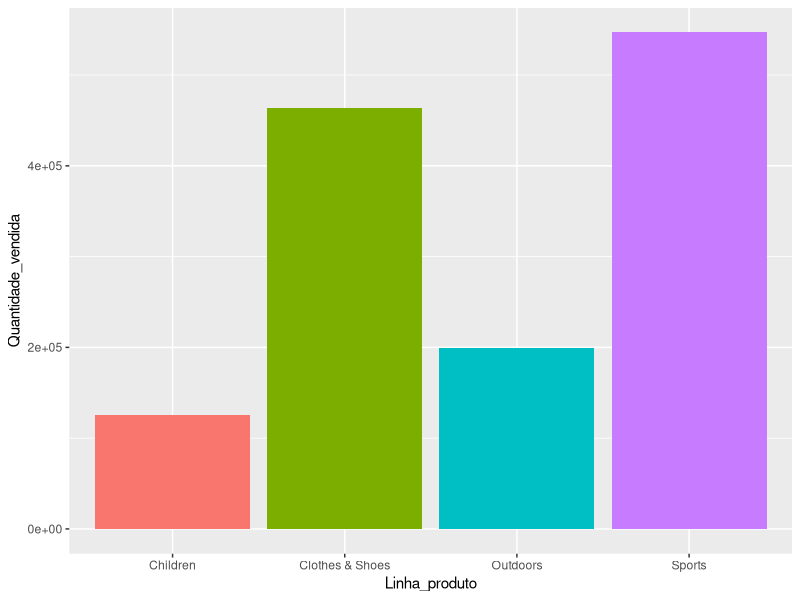
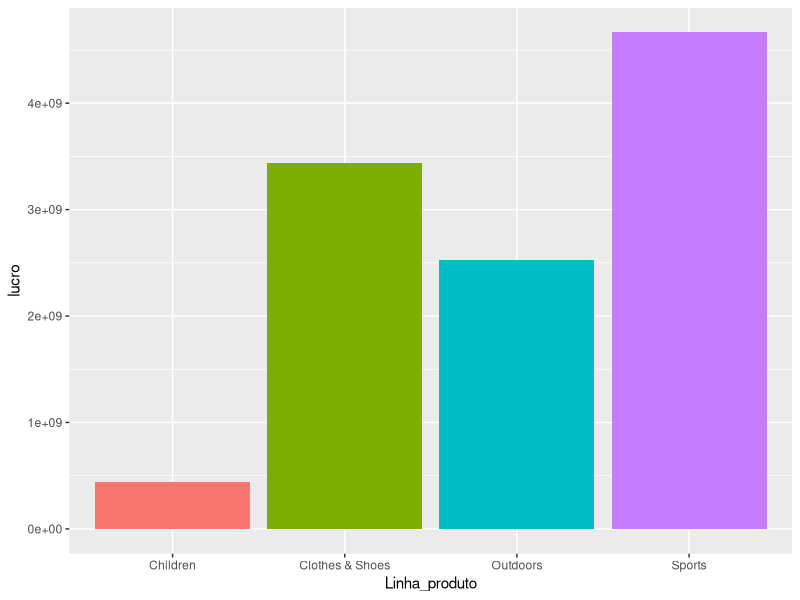
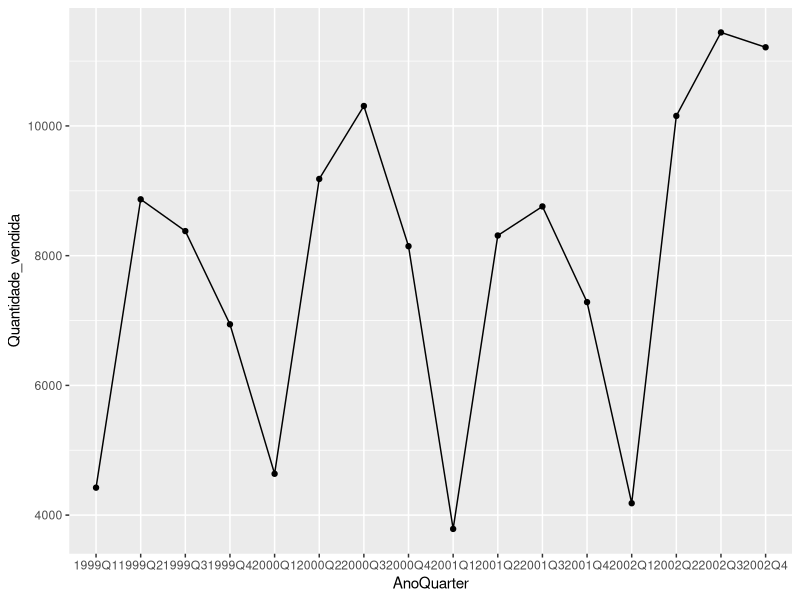
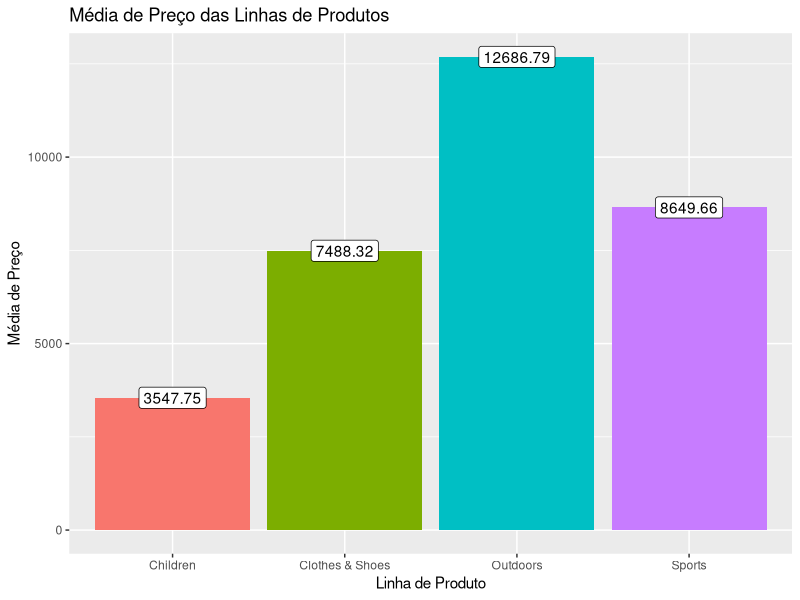
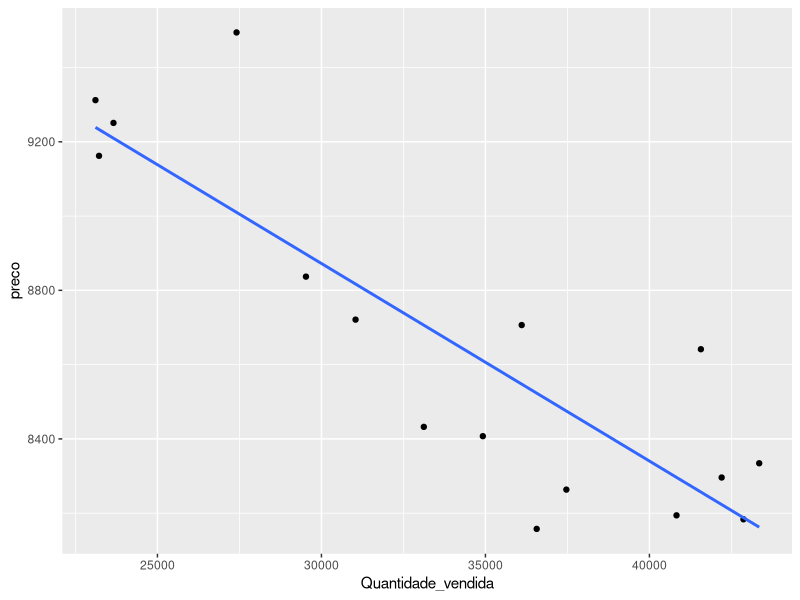
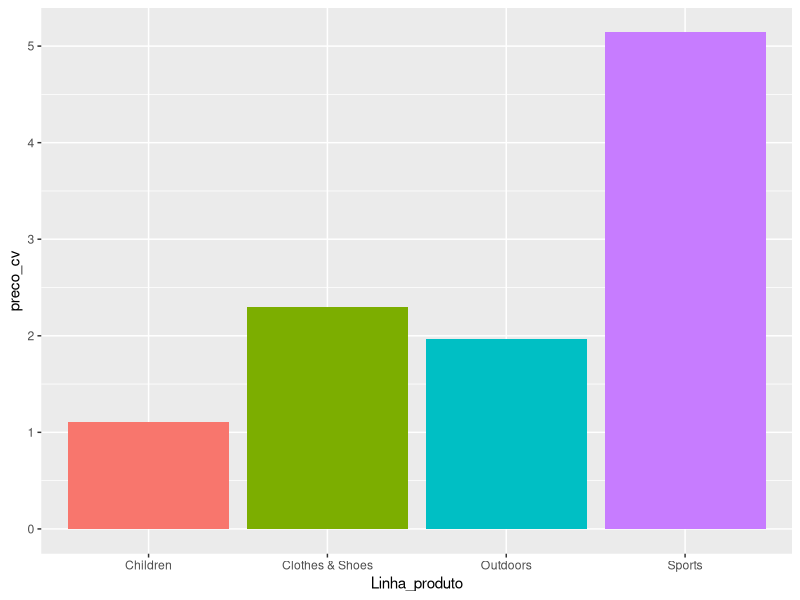

Write the R code that produced these figures, in order.
# Introducao ao R

# Legendas:
#  Explicacao Conteudo
## Dicas
### Pratica
#### Contexto Negocio

# Nese bloco vamos praticar tudo sssque vimos em um problema de negocio!

#### Contexto Negocio
#### Voce recebeu 3 bases diferentes:
#### total_dinheiro_vendido.txt, custo_dinheiro.txt e quantidade_vendida.xlsx 

#### Dicionario de dados total_dinheiro_vendido.txt:
#### Variavel  - Descricao
#### AnoQuarter - AnoQuarter da coleta da informacao
#### Linha_produto - Linha do Produto
#### Categoria_produto - Categoria do Produto 
#### Total_dinheiro_vendido - Valor total do que foi vendido 

#### Dicionario de dados custo_dinheiro.txt:
#### Variavel - Descricao
#### AnoQuarter - AnoQuarter da coleta da informacao
#### Linha_produto - Linha do Produto
#### Categoria_produto - Categoria do Produto
#### Custo_dinheiro - Custo total do que foi vendido

#### Dicionario de dados quantidade_vendida.xlsx:
#### Variável - Descricao
#### AnoQuarter - AnoQuarter da coleta da informacao
#### Linha_produto - Linha do Produto 
#### Quantidade_vendida - Quantidade vendida por Linha/AnoQuarter

#### Uma serie de perguntas aguardam respostas:
#### 1. Qual eh a linha mais importante com relacao ao numero de produtos vendidos?
#### 2. Qual eh a linha mais importante com relacao ao valor do Lucro?
#### 3. Qual o AnoQuarter em que o numero de unidades vendidas foi mais baixo, para a linha Children?
#### 4. Qual a media de preco de cada linha?
#### 5. A categoria Sports eh sensivel a preco? Ou seja, quando aumenta o preco a quantidade vendida cai?
#### 6. Qual a linha que teve maior variacao de preco durante os meses estudados?   


# Bora trabalhar?
# Lembre sempre de documentar seu passo a passo para nao se perder
# e tambem porque agora voce e Deus sabem o que esta fazendo
# ja amanha, soh Deus sabera e olhe la!

# Como ja lemos todas as perguntas, sabemos que teremos que criar variaveis novas
# como preco, lucro e que parar criar essas variaveis vamos ter que relacionar todas
# as variaveis, sendo assim, vamos comecar importando os dados, cruzando eles e 
# criando as novas variaveis. Tambem eh importante ressaltar que cada tabela origem
# esta em uma dimensao de dados diferente, ou seja, precisa fazer algumas sumarizacoes

# DIY (do it yourself) - bom trabalho!:
# Importação das bibliotecas de manipulação e visualização de dados
library(readr)
library(readxl)
library(haven)
library(tidyverse)

# Importação dos datasets
total_dinheiro_vendido <- read_delim(
  "dados/total_dinheiro_vendido.txt", 
  delim = "|",
  escape_double = FALSE,
  trim_ws = TRUE
)

custo_dinheiro <- read_delim(
  "dados/custo_dinheiro.txt",
  delim = " ",
  quote = "\"",
  escape_double = FALSE,
  trim_ws = TRUE
)

quantidade_vendida <- read_excel("dados/quantidade_vendida.xlsx")

# Criando visões das bases de dados na dimensão Linha_produto

custo_dinheiro_by_linha_produto <- custo_dinheiro %>%
  group_by(Linha_produto, AnoQuarter) %>%
  summarise(Soma_custo_dinheiro = sum(Custo_dinheiro))

total_dinheiro_vendido_by_linha_produto <- total_dinheiro_vendido %>%
  group_by(Linha_produto, AnoQuarter) %>%
  summarise(Soma_total_dinheiro_vendido = sum(Total_dinheiro_vendido))

total_dinheiro_vendido_by_linha_produto

# Criando o datalake: Cruzando as bases de dados

total_dinheiro_vendido_by_linha_produto %>%
  head()

quantidade_vendida %>%
  head()

empresa_xpto <- quantidade_vendida %>%
  inner_join(custo_dinheiro_by_linha_produto, join_by(Linha_produto, AnoQuarter)) %>%
  inner_join(total_dinheiro_vendido_by_linha_produto, join_by(Linha_produto, AnoQuarter)) %>%
  mutate(
    lucro = Soma_total_dinheiro_vendido - Soma_custo_dinheiro,
    preco = Soma_total_dinheiro_vendido / Quantidade_vendida
  )

# ============================================================================== #
# Questão 1. Qual eh a linha mais importante com relacao ao numero de produtos vendidos?
# ============================================================================== #

empresa_xpto %>%
  group_by(Linha_produto) %>%
  summarise(sum_quantidade_vendida = sum(Quantidade_vendida)) %>%
  arrange(desc(sum_quantidade_vendida)) %>%
  head(1)

empresa_xpto %>%
  ggplot() +
  geom_col(aes(
    x=Linha_produto,
    y=Quantidade_vendida,
    fill=Linha_produto
  ), show.legend = FALSE)

# Resposta: A linha de produtos mais relevante em termos de volume de vendas 
# foi a linha de Sports, com 546.959 unidades vendidas.

# ============================================================================== #
# Questão 2. Qual eh a linha mais importante com relacao ao valor do Lucro?
# ============================================================================== #

empresa_xpto %>%
  group_by(Linha_produto) %>%
  summarise(sum_lucro = sum(lucro)) %>%
  arrange(desc(sum_lucro))

empresa_xpto %>%
  ggplot() +
  geom_col(aes(
    x=Linha_produto,
    y=lucro,
    fill=Linha_produto
  ), show.legend = FALSE)

 # Resposta: A linha de produto mais importante em relação ao valor do lucro
# é a linha de produto de Sports com um total de $ 4664604655.

# ============================================================================== #
# Questão 3. Qual o AnoQuarter em que o numero de unidades vendidas foi mais baixo, para a linha Children?
# ============================================================================== #
empresa_xpto %>%
  filter(Linha_produto == "Children") %>%
  arrange(Quantidade_vendida)

empresa_xpto %>%
  filter(Linha_produto == "Children") %>%
  ggplot(aes(
    x=AnoQuarter,
    y=Quantidade_vendida,
    group = 1
  )) + 
  geom_line() +
  geom_point()

# Resposta: O AnoQuarter com menor vendas da linha Children foi 2001Q1.

# ============================================================================== #
# Questão 4. Qual a media de preco de cada linha?
# ============================================================================== #

names(total_dinheiro_vendido)

empresa_xpto %>%
  group_by(Linha_produto) %>%
  summarise(media_preco = mean(preco))

empresa_xpto %>%
  group_by(Linha_produto) %>%
  summarise(media_preco = mean(preco)) %>%
  ggplot() +
  geom_col(
    aes(
      x=Linha_produto,
      y=media_preco,
      fill = Linha_produto
    ),
    show.legend = FALSE
  ) +
  geom_label(aes(
    x=Linha_produto,
    y=media_preco,
    label=round(media_preco, 2)
  )) +
  labs(
    x="Linha de Produto",
    y="Média de Preço",
    title = "Média de Preço das Linhas de Produtos"
  )

# ============================================================================== #
# Questão 5. A categoria Sports eh sensivel a preco? Ou seja, quando aumenta o preco a quantidade vendida cai?
# ============================================================================== #


empresa_xpto %>%
  filter(Linha_produto == "Sports") %>%
  ggplot(aes(
    y=preco,
    x=Quantidade_vendida
  )) +
  geom_point() +
  geom_smooth(method = "lm", se = FALSE)

# Resposta: O gráfico de dispersão passa uma vontade
# de traçar uma reta entre os pontos. E passa um sentimento que 
# há uma correlação que quanto menor o preço, maior é a quantidade de vendas.


# ============================================================================== #
# Questão 6. Qual a linha que teve maior variacao de preco durante os meses estudados?
# ============================================================================== #

empresa_xpto %>%
  group_by(Linha_produto) %>%
  summarise(preco_cv = (sd(preco)/mean(preco)) * 100) %>%
  arrange(desc(preco_cv))

empresa_xpto %>%
  group_by(Linha_produto) %>%
  summarise(preco_cv = (sd(preco)/mean(preco)) * 100) %>%
  ggplot() +
  geom_col(aes(
    x=Linha_produto,
    y=preco_cv,
    fill=Linha_produto
  ), show.legend = FALSE)

# Resposta: A linha de produto que teve maior variação 
# de preço foi a linha Sports com coeficente de variação de 445.
